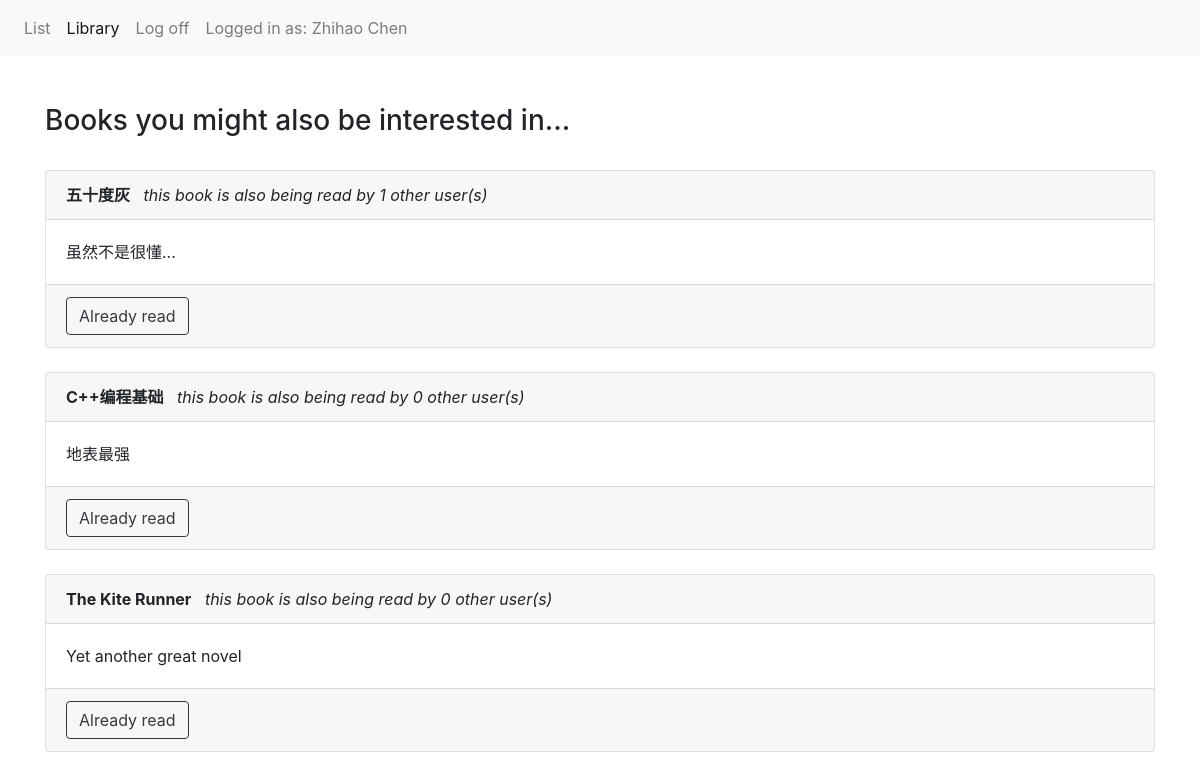
The app's page /library (signed in) with its own data.
### app/models.py (models this page shows, shortened)
class Reader (db.Model):
    id = db.Column(db.Integer, primary_key=True) #id is not presented to the user, but is used to identify tasks at the backend
    name = db.Column(db.String(250), index=True,unique=True)
    password = db.Column(db.String(250),index=True)
    book = db.relationship('Book',secondary=readship)

class Book (db.Model):
    id = db.Column(db.Integer,primary_key=True)
    title = db.Column(db.String(250), index=True,unique=True)
    description = db.Column(db.String(5000), index=True)
    reader = db.relationship('Reader',secondary=readship)

### app/views.py (the view)
@app.route('/library',methods=['GET','POST'])
def library():
    rdr = Reader.query.filter_by(name=session['active_user']).first()
    read_books = rdr.book
    books = Book.query.all()
    for book in read_books:
        books.remove(book)
    return render_template('library.html',title="Book Library",books=books)

### app/templates/library.html
{% extends "base.html" %}
{% block content %}
<nav class="navbar navbar-expand-sm bg-light navbar-light">
  <ul class="navbar-nav">
    <li class="nav-item">
      <a class="nav-link" href="/list">List</a>
    </li>
    <li class="nav-item">
      <a class="nav-link active" href="/library">Library</a>
    </li>
    <li class="nav-item justify-content-end">
      <a class="nav-link" href="/logout">Log off</a>
    </li>
    <li class="nav-item">
      <a class="nav-link">Logged in as: {{session['active_user']}}</a>
    </li>
  </ul>
</nav>
<br><br>
<div class="container">
  {% if books %}
  <h3>Books you might also be interested in...</h3><br>
  {% else %}
  <h3>Oops.. why not delete some books from your list?</h3><br>
  {% endif %}
{% for book in books %}
  <div class="card">
    <div class="card-header"><b>{{book.title}}</b>    <i>   &nbsp  this book is also being read by {{book.reader|length}} other user(s)</i></div>
    <div class="card-body">{{book.description}}</div>
    <div class="card-footer">
      <a href="/finish/{{book.id}}" class="btn btn-outline-dark" role="button">Already read</a>
    </div>
  </div><br>
{% endfor %}
</div>
{% endblock %}

### records on screen
Reader: active_user "Zhihao Chen"
Book: title "五十度灰", reader|length "1", description "虽然不是很懂..."
Book: title "C++编程基础", reader|length "0", description "地表最强"
Book: title "The Kite Runner", reader|length "0", description "Yet another great novel"
